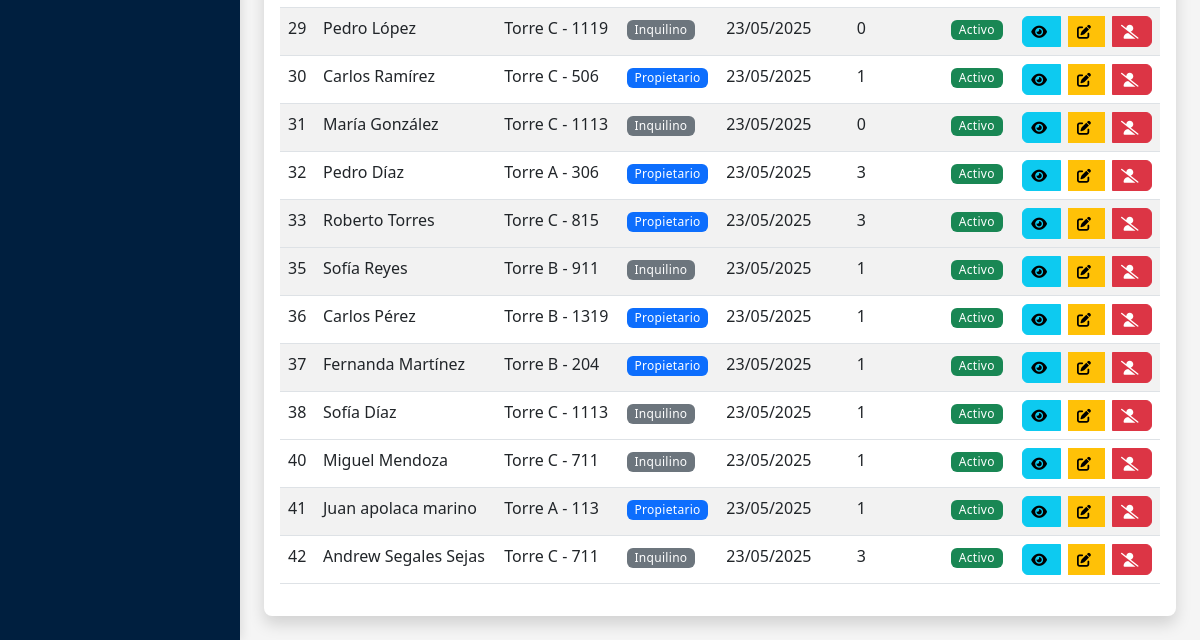
The page /viviendas/residentes/ (signed in, lower part) on the database as committed earlier.
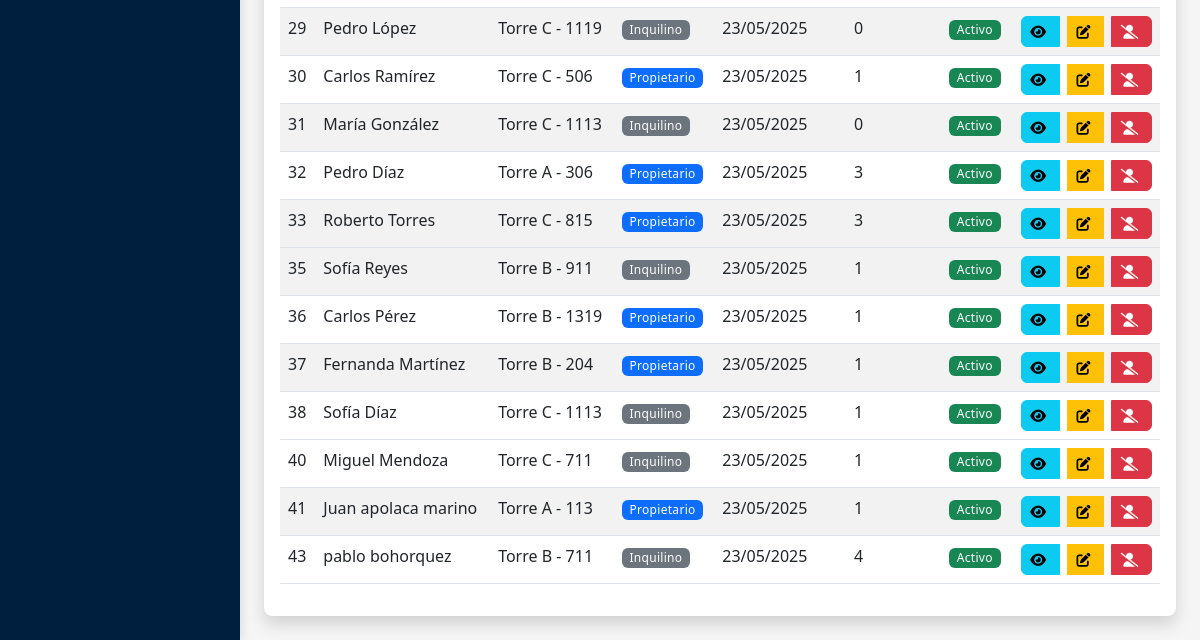
The same page on the database as committed later.
### viviendas/models.py (models this page shows, shortened)
class Residente(models.Model):
    usuario = models.OneToOneField(Usuario, on_delete=models.CASCADE, related_name='residente')
    vivienda = models.ForeignKey(Vivienda, on_delete=models.SET_NULL, null=True, related_name='residentes')
    fecha_ingreso = models.DateField(auto_now_add=True)
    vehiculos = models.PositiveIntegerField(default=0)
    activo = models.BooleanField(default=True,
        help_text="Indica si el residente actualmente vive o está relacionado con la vivienda")
    es_propietario = models.BooleanField(default=False)

class Vivienda(models.Model):
    ESTADOS = [
        ('OCUPADO', 'Ocupado'),
        ('DESOCUPADO', 'Desocupado'),
        ('MANTENIMIENTO', 'En mantenimiento'),
        ('BAJA', 'Dado de baja'),
    ]
    edificio = models.ForeignKey(Edificio, on_delete=models.CASCADE, related_name='viviendas')
    numero = models.CharField(max_length=10)
    piso = models.PositiveIntegerField()
    metros_cuadrados = models.DecimalField(max_digits=6, decimal_places=2)
    habitaciones = models.PositiveIntegerField(default=1)
    baños = models.PositiveIntegerField(default=1)
    estado = models.CharField(max_length=15, choices=ESTADOS, default='DESOCUPADO')
    activo = models.BooleanField(default=True, help_text="Indica si la vivienda está activa o ha sido dada de baja")
    fecha_baja = models.DateField(null=True, blank=True, help_text="Fecha en la que se dio de baja la vivienda")
    motivo_baja = models.TextField(blank=True, null=True, help_text="Motivo por el cual se dio de baja la vivienda")

class Edificio(models.Model):
    nombre = models.CharField(max_length=100)
    direccion = models.TextField()
    pisos = models.PositiveIntegerField()
    fecha_construccion = models.DateField(blank=True, null=True)

### usuarios/models.py (models this page shows, shortened)
class Usuario(AbstractUser):
    TIPOS_DOCUMENTO = [
        ('DNI', 'DNI'),
        ('PASAPORTE', 'Pasaporte'),
        ('CEDULA', 'Cédula'),
    ]
    rol = models.ForeignKey(Rol, on_delete=models.SET_NULL, null=True, related_name='usuarios')
    telefono = models.CharField(max_length=15, blank=True)
    tipo_documento = models.CharField(max_length=10, choices=TIPOS_DOCUMENTO, default='DNI')
    numero_documento = models.CharField(max_length=20, blank=True)
    foto = models.ImageField(upload_to='usuarios/', blank=True, null=True)

### viviendas/views.py (the view)
# urls.py: path('residentes/', views.ResidenteListView.as_view(), name='residente-list'),
class ResidenteListView(LoginRequiredMixin, ListView):
    model = Residente
    template_name = 'viviendas/residente_list.html'
    context_object_name = 'residentes'
    def get_queryset(self):
        queryset = super().get_queryset()
        edificio_id = self.request.GET.get('edificio')
        if edificio_id:
            queryset = queryset.filter(vivienda__edificio_id=edificio_id)
        vivienda_id = self.request.GET.get('vivienda')
        if vivienda_id:
            queryset = queryset.filter(vivienda_id=vivienda_id)
        es_propietario = self.request.GET.get('es_propietario')
        if es_propietario:
            es_propietario_bool = es_propietario == 'true'
            queryset = queryset.filter(es_propietario=es_propietario_bool)
        estado = self.request.GET.get('estado')
        if estado:
            activo = estado == 'activo'
            queryset = queryset.filter(activo=activo)
        return queryset
    def get_context_data(self, **kwargs):
        context = super().get_context_data(**kwargs)
        context['edificios'] = Edificio.objects.all()
        edificio_id = self.request.GET.get('edificio')
        if edificio_id:
            context['viviendas'] = Vivienda.objects.filter(edificio_id=edificio_id)
        else:
            context['viviendas'] = Vivienda.objects.all()
        context['filtro_edificio'] = self.request.GET.get('edificio', '')
        context['filtro_vivienda'] = self.request.GET.get('vivienda', '')
        context['filtro_es_propietario'] = self.request.GET.get('es_propietario', '')
        context['filtro_estado'] = self.request.GET.get('estado', '')
        return context

### templates/viviendas/residente_list.html (shortened to what this page needs)
{% extends 'base.html' %}
{% load static %}
{% block content %}
<div class="card shadow">
    <div class="card-body">
        <div class="table-responsive">
            <table class="table table-striped table-hover table-responsive-card">
                <tbody>
                    {% for residente in residentes %}
                    <tr class="{% if not residente.activo %}residente-inactivo d-none{% endif %}">
                        <td data-label="#" class="d-none d-md-table-cell">{{ residente.id }}</td>
                        <td data-label="Nombre">{{ residente.usuario.first_name }} {{ residente.usuario.last_name }}</td>
                        <td data-label="Vivienda">
                            {% if residente.vivienda %}
                                {{ residente.vivienda.edificio.nombre }} - {{ residente.vivienda.numero }}
                            {% else %}
                                <span class="text-muted">Sin asignar</span>
                            {% endif %}
                        </td>
                        <td data-label="Tipo">
                            {% if residente.es_propietario %}
                                <span class="badge text-bg-primary">Propietario</span>
                            {% else %}
                                <span class="badge text-bg-secondary">Inquilino</span>
                            {% endif %}
                        </td>
                        <td data-label="Fecha Ingreso" class="d-none d-md-table-cell">{{ residente.fecha_ingreso|date:"d/m/Y" }}</td>
                        <td data-label="Vehículos" class="d-none d-md-table-cell">{{ residente.vehiculos }}</td>
                        <td data-label="Estado">
                            {% if residente.activo %}
                                <span class="badge text-bg-success">Activo</span>
                            {% else %}
                                <span class="badge text-bg-danger">Inactivo</span>
                            {% endif %}
                        </td>
                        <td data-label="Acciones">
                            <div class="btn-group btn-group-sm action-buttons">
                                <a href="{% url 'residente-detail' residente.id %}" class="btn btn-info" title="Ver detalles">
                                    <i class="fas fa-eye"></i>
                                </a>
                                <a href="{% url 'residente-update' residente.id %}" class="btn btn-warning" title="Editar">
                                    <i class="fas fa-edit"></i>
                                </a>
                                <a href="{% url 'usuario-change-state' residente.usuario.id %}" class="btn {% if residente.activo %}btn-danger{% else %}btn-success{% endif %}" title="{% if residente.activo %}Desactivar{% else %}Activar{% endif %}">
                                    <i class="fas {% if residente.activo %}fa-user-slash{% else %}fa-user-check{% endif %}"></i>
                                </a>
                            </div>
                        </td>
                    </tr>
                    {% empty %}
                    <tr>
                        <td colspan="8" class="text-center">No hay residentes registrados</td>
                    </tr>
                    {% endfor %}
                </tbody>
            </table>
        </div>
    </div>
</div>
{% endblock %}

Rows that differ between the two databases and show on the page:
removed Residente: id "42", usuario.first_name "Andrew", usuario.last_name "Segales Sejas", vivienda.edificio.nombre "Torre C", vivienda.numero "711", es_propietario "Inquilino", fecha_ingreso "23/05/2025", vehiculos "3", activo "Activo"
added Residente: id "43", usuario.first_name "pablo", usuario.last_name "bohorquez", vivienda.edificio.nombre "Torre B", vivienda.numero "711", es_propietario "Inquilino", fecha_ingreso "23/05/2025", vehiculos "4", activo "Activo"
